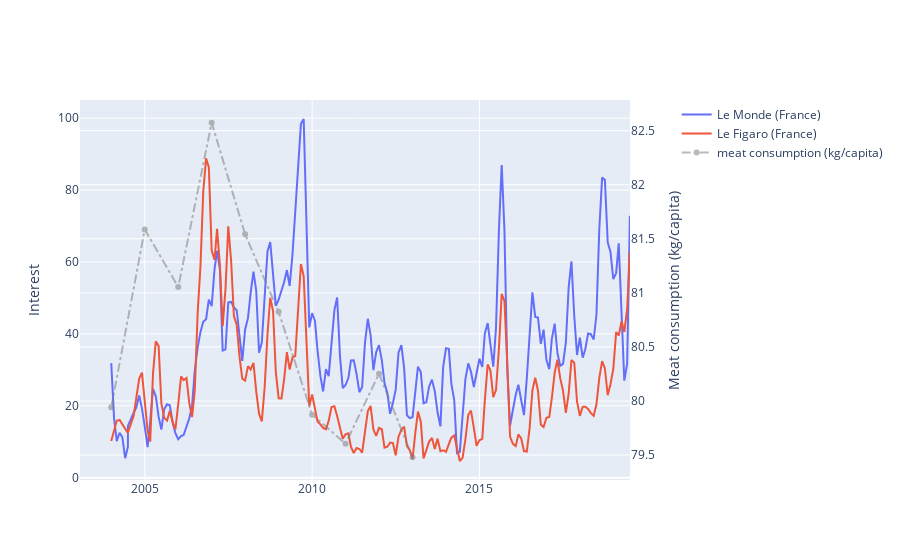

Notebook source saved alongside this figure:
### Code cell
value_smooth = 5
    
#px.line(meat_consumption, x='years', y='all_consumption',)


# Create figure with secondary y-axis
fig = make_subplots(specs=[[{"secondary_y": True}]])


for x in range(0,2):
    if value_smooth == 0:
        fig.add_trace(go.Scatter(x=coverageMedia.index, y=coverageMedia.iloc[2:,x], mode='lines',name=coverageMedia.iloc[1,:][5+x]), secondary_y=False, )
    else:
        fig.add_trace(go.Scatter(x=coverageMedia.index, y=signal.savgol_filter(coverageMedia.iloc[2:,x],value_smooth, 3), mode='lines',name=coverageMedia.iloc[1,:][5+x]), secondary_y=False, )
        

# jusqu'à 2018
#fig.add_trace(
#    go.Scatter(x=meat_consumption.years,
#    y=meat_consumption.all_consumption,name="meat consumption (mean)"),
#    secondary_y=True,
#)

# jusqu'à 2013
fig.add_trace(
    go.Scatter(x=mean_per_year.index,
    y=mean_per_year.values,name="meat consumption (kg/capita)", opacity= 0.55,
              line=dict(color='grey', width=2,
                              dash='dashdot')),
    secondary_y=True,
    
)

# Add figure title
#fig.update_layout(
#    title_text="Media Coverage vs meat consumption par rapport  a yearsssssss"
#)

# Set x-axis title
#fig.update_xaxes(title_text="YEARS")

# Set y-axes titles
fig.update_yaxes(title_text="Interest", secondary_y=False)
fig.update_yaxes(title_text="Meat consumption (kg/capita)", secondary_y=True)

fig.show()

### Figure 1 — Plotly figure (JSON) as saved in the notebook; plotly's stock layout.template omitted (floating-point values rounded to 4 significant figures; data arrays with more than 128 entries replaced by an {"elided": "..."} marker saying what was removed)
{"data": [{"mode": "lines", "name": "Le Monde (France)", "type": "scatter", "x": {"elided": "191 str values"}, "xaxis": "x", "y": {"elided": "189 float values"}, "yaxis": "y"}, {"mode": "lines", "name": "Le Figaro (France)", "type": "scatter", "x": {"elided": "191 str values"}, "xaxis": "x", "y": {"elided": "189 float values"}, "yaxis": "y"}, {"line": {"color": "grey", "dash": "dashdot", "width": 2}, "name": "meat consumption (kg/capita)", "opacity": 0.55, "type": "scatter", "x": [2004, 2005, 2006, 2007, 2008, 2009, 2010, 2011, 2012, 2013], "xaxis": "x", "y": [79.94, 81.59, 81.05, 82.57, 81.54, 80.82, 79.87, 79.61, 80.25, 79.48], "yaxis": "y2"}], "layout": {"xaxis": {"anchor": "y", "domain": [0, 0.94]}, "yaxis": {"anchor": "x", "domain": [0, 1], "title": {"text": "Interest"}}, "yaxis2": {"anchor": "x", "overlaying": "y", "side": "right", "title": {"text": "Meat consumption (kg/capita)"}}}}
